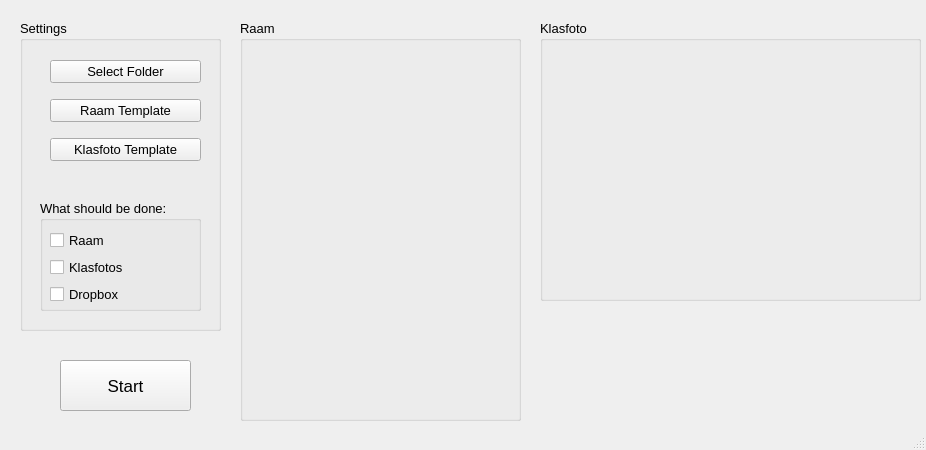
<?xml version="1.0" encoding="UTF-8"?>
<ui version="4.0">
 <class>verwerking</class>
 <widget class="QMainWindow" name="verwerking">
  <property name="geometry">
   <rect>
    <x>0</x>
    <y>0</y>
    <width>926</width>
    <height>450</height>
   </rect>
  </property>
  <property name="font">
   <font>
    <pointsize>8</pointsize>
   </font>
  </property>
  <property name="windowTitle">
   <string>MainWindow</string>
  </property>
  <widget class="QWidget" name="centralwidget">
   <widget class="QGroupBox" name="groupBox">
    <property name="geometry">
     <rect>
      <x>20</x>
      <y>20</y>
      <width>201</width>
      <height>311</height>
     </rect>
    </property>
    <property name="font">
     <font>
      <pointsize>10</pointsize>
      <weight>50</weight>
      <bold>false</bold>
     </font>
    </property>
    <property name="title">
     <string>Settings</string>
    </property>
    <widget class="QWidget" name="verticalLayoutWidget">
     <property name="geometry">
      <rect>
       <x>30</x>
       <y>30</y>
       <width>151</width>
       <height>121</height>
      </rect>
     </property>
     <layout class="QVBoxLayout" name="verticalLayout_3">
      <item>
       <widget class="QPushButton" name="btnSelectFolder">
        <property name="text">
         <string>Select Folder</string>
        </property>
       </widget>
      </item>
      <item>
       <widget class="QPushButton" name="btnSelectTemplateR">
        <property name="font">
         <font>
          <pointsize>10</pointsize>
          <weight>50</weight>
          <bold>false</bold>
         </font>
        </property>
        <property name="text">
         <string>Raam Template</string>
        </property>
       </widget>
      </item>
      <item>
       <widget class="QPushButton" name="btnSelectTemplateK">
        <property name="text">
         <string>Klasfoto Template</string>
        </property>
       </widget>
      </item>
     </layout>
    </widget>
    <widget class="QGroupBox" name="groupBox_2">
     <property name="geometry">
      <rect>
       <x>20</x>
       <y>180</y>
       <width>161</width>
       <height>111</height>
      </rect>
     </property>
     <property name="title">
      <string>What should be done:</string>
     </property>
     <widget class="QWidget" name="verticalLayoutWidget_2">
      <property name="geometry">
       <rect>
        <x>10</x>
        <y>30</y>
        <width>141</width>
        <height>74</height>
       </rect>
      </property>
      <layout class="QVBoxLayout" name="verticalLayout">
       <item>
        <widget class="QCheckBox" name="cbxRaam">
         <property name="text">
          <string>Raam</string>
         </property>
        </widget>
       </item>
       <item>
        <widget class="QCheckBox" name="cbxKlas">
         <property name="text">
          <string>Klasfotos</string>
         </property>
        </widget>
       </item>
       <item>
        <widget class="QCheckBox" name="cbxDrop">
         <property name="text">
          <string>Dropbox</string>
         </property>
        </widget>
       </item>
      </layout>
     </widget>
    </widget>
   </widget>
   <widget class="QPushButton" name="btnStart">
    <property name="geometry">
     <rect>
      <x>60</x>
      <y>360</y>
      <width>131</width>
      <height>51</height>
     </rect>
    </property>
    <property name="font">
     <font>
      <pointsize>13</pointsize>
     </font>
    </property>
    <property name="text">
     <string>Start</string>
    </property>
   </widget>
   <widget class="QGroupBox" name="groupBox_3">
    <property name="geometry">
     <rect>
      <x>240</x>
      <y>20</y>
      <width>281</width>
      <height>401</height>
     </rect>
    </property>
    <property name="font">
     <font>
      <pointsize>10</pointsize>
      <weight>50</weight>
      <bold>false</bold>
     </font>
    </property>
    <property name="title">
     <string>Raam</string>
    </property>
    <widget class="QLabel" name="imgRPreview">
     <property name="geometry">
      <rect>
       <x>20</x>
       <y>20</y>
       <width>251</width>
       <height>351</height>
      </rect>
     </property>
     <property name="text">
      <string/>
     </property>
    </widget>
   </widget>
   <widget class="QGroupBox" name="groupBox_4">
    <property name="geometry">
     <rect>
      <x>540</x>
      <y>20</y>
      <width>381</width>
      <height>281</height>
     </rect>
    </property>
    <property name="font">
     <font>
      <pointsize>10</pointsize>
     </font>
    </property>
    <property name="title">
     <string>Klasfoto</string>
    </property>
    <widget class="QLabel" name="imgKPreview">
     <property name="geometry">
      <rect>
       <x>10</x>
       <y>30</y>
       <width>351</width>
       <height>231</height>
      </rect>
     </property>
     <property name="text">
      <string/>
     </property>
    </widget>
   </widget>
  </widget>
  <widget class="QStatusBar" name="statusbar"/>
 </widget>
 <resources/>
 <connections/>
</ui>
